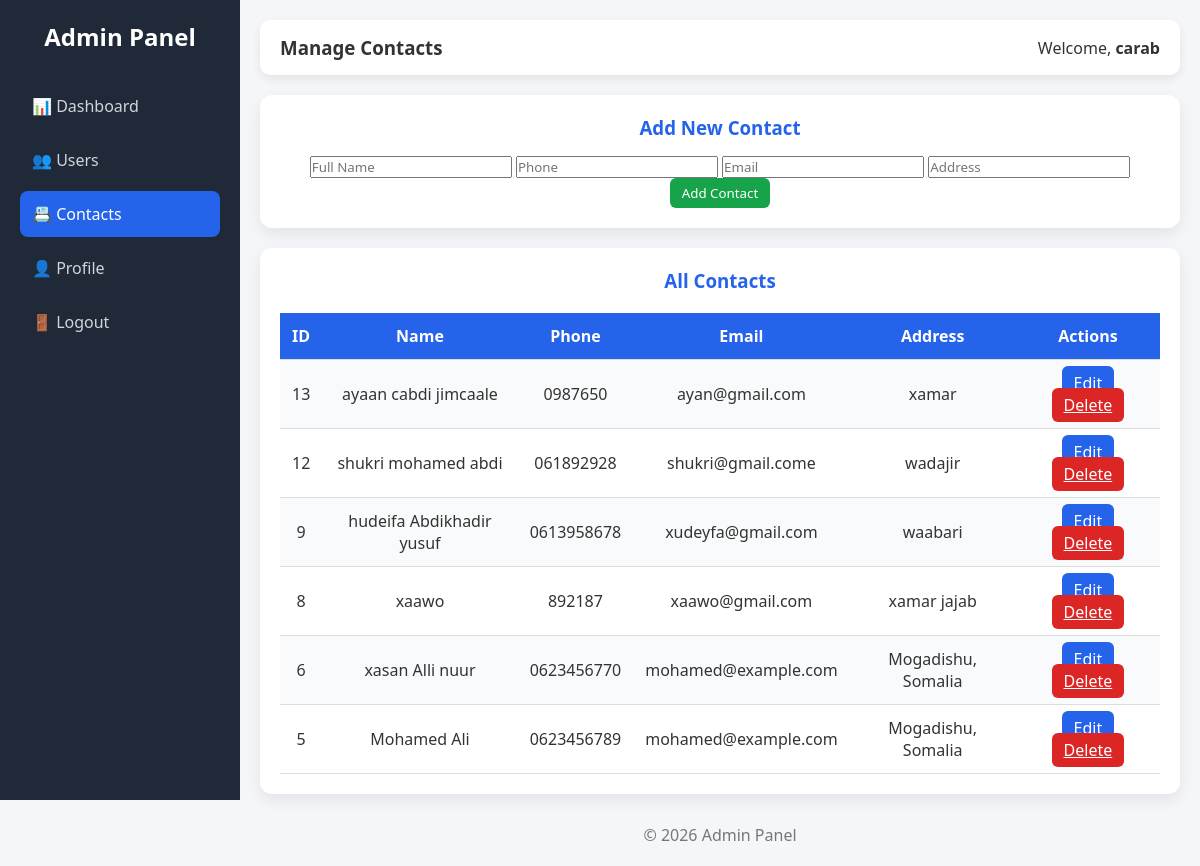
Page /contacts.php (signed in) on the committed database.
### tables this page shows
CREATE TABLE `contacts` (
  `contacts_id` int(11) NOT NULL,
  `user_id` int(11) DEFAULT NULL,
  `name` varchar(100) DEFAULT NULL,
  `phone` varchar(50) DEFAULT NULL,
  `email` varchar(100) DEFAULT NULL,
  `address` text DEFAULT NULL
);

### contacts.php (the view, shortened to what this page needs)
<?php
include("connection.php");
$result = $conn->query("SELECT * FROM contacts ORDER BY contacts_id DESC");
?>
<!DOCTYPE html>
<html lang="en">
<head>
<link rel="stylesheet" href="style.css">
</head>
<body>
<div class="sidebar">
    <h2>Admin Panel</h2>
    <a href="dashboard.php">📊 Dashboard</a>
    <a href="users.php">👥 Users</a>
    <a href="contacts.php" class="active">📇 Contacts</a>
    <a href="profile.php">👤 Profile</a>
    <a href="logout.php">🚪 Logout</a>
</div>
<div class="main">
<div class="topbar">
    <h3>Manage Contacts</h3>
    <span>Welcome, <b><?= htmlspecialchars($_SESSION['username']); ?></b></span>
</div>
<div class="card">
<h3>Add New Contact</h3>
<form method="post">
    <input type="text" name="name" placeholder="Full Name" required>
    <input type="text" name="phone" placeholder="Phone" required>
    <input type="email" name="email" placeholder="Email" required>
    <input type="text" name="address" placeholder="Address">
    <button class="btn btn-add" type="submit" name="add_contact">Add Contact</button>
</form>
</div>
<div class="card">
<h3>All Contacts</h3>
<table>
<tr>
<th>ID</th><th>Name</th><th>Phone</th><th>Email</th><th>Address</th><th>Actions</th>
</tr>
<?php while($row = $result->fetch_assoc()){ ?>
<tr>
<td><?= $row['contacts_id'] ?></td>
<td><?= htmlspecialchars($row['name']); ?></td>
<td><?= htmlspecialchars($row['phone']); ?></td>
<td><?= htmlspecialchars($row['email']); ?></td>
<td><?= htmlspecialchars($row['address']); ?></td>
<td>
<a class="btn btn-edit" href="edit_contact.php?id=<?= $row['contacts_id'] ?>">Edit</a>
<a class="btn btn-del" href="contacts.php?delete=<?= $row['contacts_id'] ?>" onclick="return confirm('Delete this contact?')">Delete</a>
</td>
</tr>
<?php } ?>
</table>
</div>
<footer>© 2026 Admin Panel</footer>
</div>
</body>
</html>

### style.css (style rules this page uses)
* { margin:0;padding:0;box-sizing:border-box;font-family:'Segoe UI',sans-serif }
body { display:flex;background:#f4f6f9;color:#333 }
.sidebar { width:240px;background:#1f2937;min-height:100vh;padding:20px;position:fixed }
.sidebar h2 { color:#fff;text-align:center;margin-bottom:30px }
.sidebar a { display:block;color:#d1d5db;text-decoration:none;padding:12px;border-radius:8px;margin-bottom:8px;transition:.3s }
.sidebar a:hover,.sidebar a.active { background:#2563eb;color:#fff }
.main { margin-left:240px;flex:1;padding:20px }
.topbar { background:#fff;padding:15px 20px;border-radius:10px;display:flex;justify-content:space-between;align-items:center;box-shadow:0 4px 10px rgba(0,0,0,.08) }
.card { background:#fff;padding:20px;border-radius:12px;box-shadow:0 6px 15px rgba(0,0,0,.08);margin-top:20px;text-align:center }
.card h3 { margin-bottom:15px;color:#2563eb }
table { width:100%;border-collapse:collapse;margin-top:20px }
th,td { padding:12px;border-bottom:1px solid #ddd;text-align:center }
th { background:#2563eb;color:#fff }
tr:nth-child(even) { background:#f9fafb }
.btn { padding:6px 12px;border:none;border-radius:6px;cursor:pointer }
.btn-add { background:#16a34a;color:#fff }
.btn-edit { background:#2563eb;color:#fff }
.btn-del { background:#dc2626;color:#fff }
footer { margin-top:30px;text-align:center;color:#777 }

### rows in the picture
contacts: contacts_id "13", name "ayaan cabdi jimcaale", phone "0987650", email "ayan@gmail.com", address "xamar"
contacts: contacts_id "12", name "shukri mohamed abdi", phone "061892928", email "shukri@gmail.come", address "wadajir"
contacts: contacts_id "9", name "hudeifa Abdikhadir yusuf", phone "0613958678", email "xudeyfa@gmail.com", address "waabari"
contacts: contacts_id "8", name "xaawo", phone "892187", email "xaawo@gmail.com", address "xamar jajab"
contacts: contacts_id "6", name "xasan Alli nuur", phone "0623456770", email "mohamed@example.com", address "Mogadishu, Somalia"
contacts: contacts_id "5", name "Mohamed Ali", phone "0623456789", email "mohamed@example.com", address "Mogadishu, Somalia"

### other values in the picture
$_SESSION['username'] "carab"
